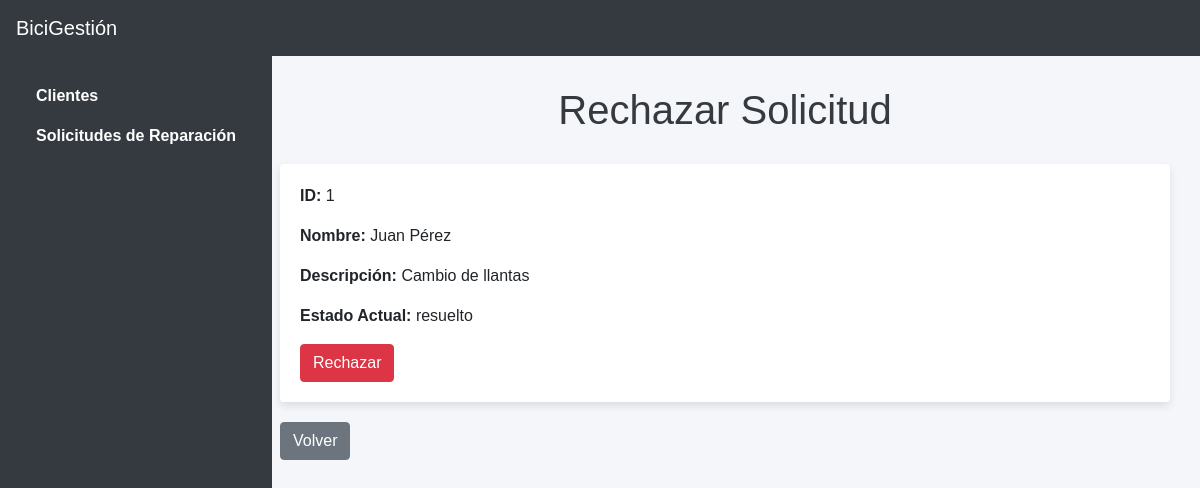
The page /solicitud/1/rechazar/ on the database as committed earlier.
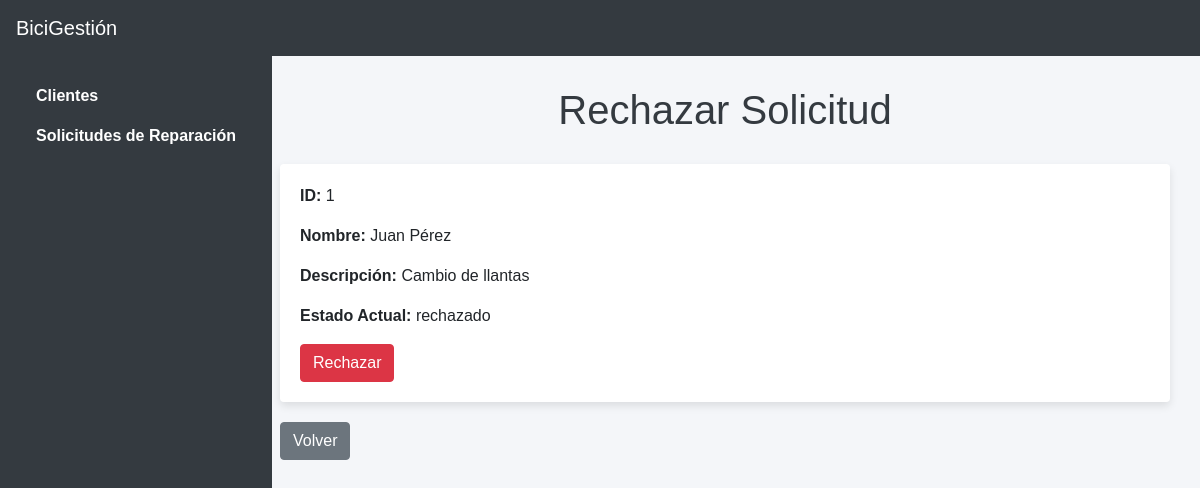
The same page on the database as committed later.
### mainapp/models.py (models this page shows, shortened)
class Solicitud(models.Model):
    ESTADO_CHOICES = [
        ('pendiente', 'Pendiente'),
        ('resuelto', 'Resuelto'),
        ('rechazado', 'Rechazado'),
    ]
    cliente = models.ForeignKey(Cliente, on_delete=models.CASCADE)
    descripcion = models.TextField()
    estado_actual = models.CharField(max_length=10, choices=ESTADO_CHOICES)
    fecha_registro = models.DateField(auto_now_add=True)

class Cliente(models.Model):
    nombre = models.CharField(max_length=100)
    telefono = models.CharField(max_length=20)
    email = models.EmailField()

### mainapp/views.py (the view, shortened to what this page needs)
# urls.py: path('solicitud/<int:solicitud_id>/rechazar/', views.rechazar_solicitud, name='rechazar_solicitud'),
def rechazar_solicitud(request, solicitud_id):
    solicitud = get_object_or_404(Solicitud, id=solicitud_id)
    return render(request, 'mainapp/rechazar_solicitud.html', {'solicitud': solicitud})

### mainapp/templates/mainapp/rechazar_solicitud.html (shortened to what this page needs)
<!DOCTYPE html>
<html>
<head>
    <link href="https://stackpath.bootstrapcdn.com/bootstrap/4.5.2/css/bootstrap.min.css" rel="stylesheet">
</head>
<body>
    <nav class="navbar navbar-expand-lg">
        <a class="navbar-brand" href="#">BiciGestión</a>
    </nav>
    <div class="sidebar">
        <nav class="nav flex-column">
            <a class="nav-link" href="{% url 'clientes' %}">Clientes</a>
            <a class="nav-link" href="{% url 'solicitudes' %}">Solicitudes de Reparación</a>
        </nav>
    </div>
    <div class="content">
        <h1>Rechazar Solicitud</h1>
        <div class="card">
            <p><strong>ID:</strong> {{ solicitud.id }}</p>
            <p><strong>Nombre:</strong> {{ solicitud.cliente.nombre }}</p>
            <p><strong>Descripción:</strong> {{ solicitud.descripcion }}</p>
            <p><strong>Estado Actual:</strong> {{ solicitud.estado_actual }}</p>
            <form method="post">
                <button type="submit" class="btn btn-danger">Rechazar</button>
            </form>
        </div>
        <a class="btn btn-secondary" href="{% url 'solicitudes' %}">Volver</a>
    </div>
</body>
</html>

Rows that differ between the two databases and show on the page:
changed Solicitud "Cambio de llantas": estado_actual "resuelto" → "rechazado"
